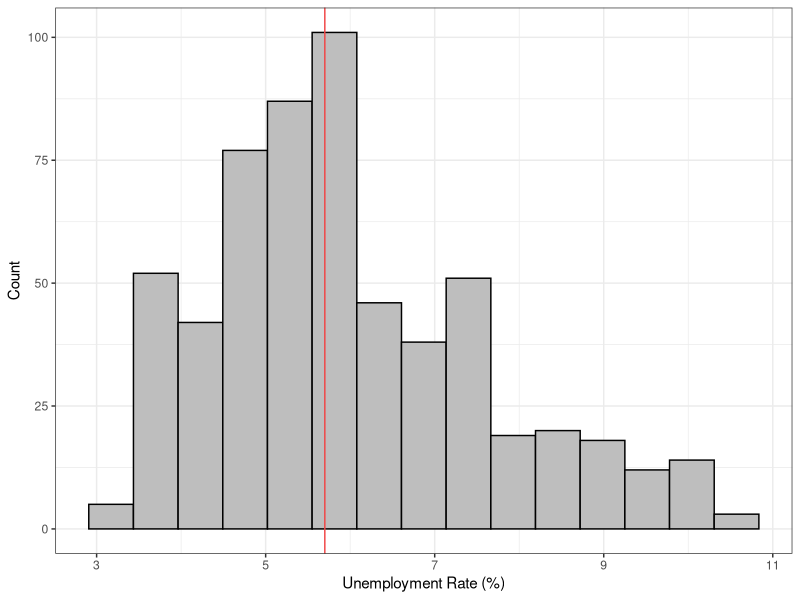

Reproduce this figure in R. (Note: this script raises an error after producing the figure.)
# load libraries
library(kableExtra)                     # for printing tables
library(cowplot)                        # for side by side plots
library(lubridate)                      # for dealing with dates
library(maps)                           # for creating maps
library(tidyverse)

# read in the cleaned data
setwd("~/Desktop/STAT471/unemployment-project")
econ_train = read_tsv(file = "data/clean/econ_train.tsv")
econ_test = read_tsv(file = "data/clean/econ_test.tsv")

# count number of test and train observations and number of filters
test_obs = nrow(econ_train)
train_obs = nrow(econ_test)
total_obs = test_obs + train_obs
num_features = ncol(econ_train)

 
# Variation in response variable 
histogram_unemploy = econ_train %>%
  ggplot(aes(x = UNRATE)) +
  geom_histogram(bins = 15, fill = "grey", col =  "black") +
  labs(x = "Unemployment Rate (%)", 
       y = "Count") +
  # add vertical line at the median value for unemployment rate
  geom_vline(xintercept = median(econ_train$UNRATE), color = "#f04546") + 
  theme_bw()
# save the plot
ggsave(filename = "~/Desktop/STAT471/unemployment-project/results/histogram_unemploy.png", 
       plot = histogram_unemploy, 
       device = "png", 
       width = 8, 
       height = 5)

#accesss independence of time series data
pct <- function(x) {x / lag(x) - 1}
combinded = rbind(econ_train, econ_test) 
mean_change = combinded %>% 
  mutate(change = UNRATE - lead(UNRATE)) %>% 
  dplyr::select(change) %>% na.omit() %>%
  summarise(mean(abs(change)))  
sd_UNRATE = sd(combinded$UNRATE)

# which 10 years have the highest unemployment rates
top_10_unemploy = econ_train %>%
  mutate(year = year(date)) %>% #add year columns
  group_by(year) %>%  #group by year 
  summarise(UNRATE = mean(UNRATE)) %>% 
  ungroup() %>%
  arrange(desc(UNRATE)) %>%
  head(10)
top_10_unemploy %>% 
  kable(format = "latex", row.names = NA, 
        booktabs = TRUE, digits = 1) %>%
  kable_styling(position = "center") %>%
  save_kable(file =
               "~/Desktop/STAT471/unemployment-project/results/top_10_unemploy.pdf", 
             self_contained = T)

# Calculate mean unemployment 

# All data 
mean_all_years = econ_train %>%
  summarise("Time" = "1960-2020", "Unemployment Rate" = mean(UNRATE))
# After 2010
mean_last_10years = econ_train %>% 
  filter(date > as.Date("2010-01-01")) %>%
  summarise("Time" = "2010-2020", "Unemployment Rate" = mean(UNRATE))
# combine two metrics
mean_unemploy = rbind(mean_all_years, mean_last_10years) 

mean_unemploy  %>% 
  kable(format = "latex", row.names = NA, 
        booktabs = TRUE, digits = 2) %>%
  kable_styling(position = "center") %>%
  save_kable(file =
               "~/Desktop/STAT471/unemployment-project/results/mean-unemployment-chart.pdf", 
             self_contained = T)

#Plot unemployment by year 

# set colors to use for graphs 
cols <- c("Total U.S."= "#3591d1","Mean Unemployment (1972-2021)"= "#f04546")

# plot both unemployment rates for all years
all_year_plot = econ_train %>% 
  ggplot() + 
  geom_line(mapping = aes(x=date,y=UNRATE, colour = "Total U.S.")) +
  geom_hline(yintercept = median(econ_train$UNRATE), 
             colour = "#f04546", linetype='dashed') +
  ggtitle("Total U.S. Unemployment (1960-2020)") + 
  theme_bw() +
  scale_colour_manual(name="Metric",values=cols)  +
  labs(
    x = "Date",
    y = "Unemployment Rate"
  )
# save the plot
ggsave(filename = "~/Desktop/STAT471/unemployment-project/results/all-year-comparison-plot.png", 
       plot = all_year_plot, 
       device = "png", 
       width = 8, 
       height = 5)

# Plot phillips curve (inflation by unemployment) 
phillips_curve_US = econ_train %>% 
  summarise(year = year(date), UNRATE, FPCPITOTLZGUSA) %>% 
  group_by(year) %>% 
  summarise(unemployment_rate = mean(UNRATE), 
            inflation = mean(FPCPITOTLZGUSA)) %>% ungroup() %>%
  ggplot() + 
  geom_line(mapping = aes(x=unemployment_rate,y=inflation), color = "#3591d1") +
  ggtitle("Inflation vs. Unemployment Rate") + 
  theme_bw() +
  labs(
    x = "Unemployment Rate",
    y = "Inflation"
  )
# save the plot
ggsave(filename = 
         "~/Desktop/STAT471/unemployment-project/results/phillips-curve-us-plot.png", 
       plot = phillips_curve_US, 
       device = "png", 
       width = 8, 
       height = 5)
 
# Plot unemployment rate vs. federal funds rate
fed_funds_plot = econ_train %>% filter(date > as.Date("2000-01-01")) %>% 
  ggplot() + 
  geom_line(mapping = aes(x= FEDFUNDS,y=UNRATE), color = "#3591d1") +
  ggtitle("Unemployment Rate vs. Federal Funds Rate (2000-2020)") + 
  theme_bw() +
  labs(
    x = "Federal Funds Rate",
    y = "Unemployment Rate"
  )
# save the plot
ggsave(filename = 
         "~/Desktop/STAT471/unemployment-project/results/fed-funds-plot.png", 
       plot = fed_funds_plot, 
       device = "png", 
       width = 8, 
       height = 5)

# Examine variation in features 

set.seed(3)
#randomly select features to look at variation of
vars_for_variation = names(econ_train)[sample(1:length(econ_train), 4, replace=FALSE)]

#plot histogram of selected features distribution 
h1 = econ_train %>%
  ggplot(aes(x = CES0600000006)) +
  geom_histogram(bins = 15, fill = "grey", col =  "black") +
  labs(x = "Number goods producing employees (thousands)", 
       y = "Count") +
  # add vertical line at the median value for unemployment rate
  geom_vline(xintercept = median(econ_train$CES0600000006), color = "#f04546") + 
  theme_bw()
h2 = econ_train %>%
  ggplot(aes(x = A133RL1Q225SBEA)) +
  geom_histogram(bins = 15, fill = "grey", col =  "black") +
  labs(x = "Change Real Motor Vechicle Output (%)", 
       y = "Count") +
  # add vertical line at the median value for unemployment rate
  geom_vline(xintercept = median(econ_train$A133RL1Q225SBEA), color = "#f04546") + 
  theme_bw()
h3 = econ_train %>%
  ggplot(aes(x = A014RE1A156NBEA)) +
  geom_histogram(bins = 15, fill = "grey", col =  "black") +
  labs(x = "Change in private inventories (%)", 
       y = "Count") +
  # add vertical line at the median value for unemployment rate
  geom_vline(xintercept = median(econ_train$A014RE1A156NBEA), color = "#f04546") + 
  theme_bw()
h4 = econ_train %>%
  ggplot(aes(x = A001RO1Q156NBEA)) +
  geom_histogram(bins = 15, fill = "grey", col =  "black") +
  labs(x = "Change Real Gross National Product (%) ", 
       y = "Count") +
  # add vertical line at the median value for unemployment rate
  geom_vline(xintercept = median(econ_train$A001RO1Q156NBEA), color = "#f04546") + 
  theme_bw()
#combine all the histograms into one plot
variation_features_plot = plot_grid(h1, h2, h3, h4, nrow = 2)
# save the plot
ggsave(filename = 
         "~/Desktop/STAT471/unemployment-project/results/var-features-plot.png", 
       plot = variation_features_plot , 
       device = "png", 
       width = 8, 
       height = 5)

# Examine unemployment by thousands of employees 

# logging plot
employees_logging_plot = econ_train %>% 
  ggplot() + 
  geom_line(mapping = aes(x= CES1011330001, y = UNRATE), color = "#3591d1") +
  ggtitle(" Logging") + 
  theme_bw() +
  theme(axis.title.x = element_text(size = 8)) +
  theme(axis.title.y = element_text(size = 8)) +
  labs(
    x = "Logging Employees (thousands)",
    y = "Unemployment Rate"
  )

# shipping and boating 
employees_shipping_boating_plot = econ_train %>% 
  ggplot() + 
  geom_line(mapping = aes(x= CES3133660001, y = UNRATE), color = "#3591d1") +
  ggtitle("Shipping and Boating") + 
  theme_bw() +
  theme(axis.title.x = element_text(size = 8)) +
  theme(axis.title.y = element_text(size = 8)) +
  labs(
    x = "Shipping and Boating Employees (thousands)",
    y = "Unemployment Rate"
  )

# information plot
employees_information_plot = econ_train %>% 
  ggplot() + 
  geom_line(mapping = aes(x= CEU5000000001, y = UNRATE), color = "#3591d1") +
  ggtitle("Information") + 
  theme_bw() +
  theme(axis.title.x = element_text(size = 8)) +
  theme(axis.title.y = element_text(size = 8)) +
  labs(
    x = "Information Employees (thousands)",
    y = "Unemployment Rate"
  )

# information plot after 2000, since likely meaningless before then
employees_information_plot_after_2000 = econ_train %>% 
  filter(date > as.Date("2000-01-01")) %>%
  ggplot() + 
  geom_line(mapping = aes(x= CEU5000000001, y = UNRATE), color = "#3591d1") +
  ggtitle("Information (2000-2020)") + 
  theme_bw() +
  theme(axis.title.x = element_text(size = 8)) +
  theme(axis.title.y = element_text(size = 8)) +
  labs(
    x = "Information Employees (thousands)",
    y = "Unemployment Rate"
  )

# federal plot, suggests numbner might increase during high unemployment 
employees_federal_plot = econ_train %>% 
  ggplot() + 
  geom_line(mapping = aes(x= CES9091000001, y = UNRATE), color = "#3591d1") +
  ggtitle("Federal") + 
  theme_bw() +
  theme(axis.title.x = element_text(size = 8)) +
  theme(axis.title.y = element_text(size = 8)) +
  labs(
    x = "Federal Employees (thousands)",
    y = "Unemployment Rate"
  )

employees_plot = plot_grid(employees_logging_plot, employees_shipping_boating_plot, employees_information_plot, employees_information_plot_after_2000, employees_federal_plot, rnow = 3)

# save the plot
ggsave(filename = 
         "~/Desktop/STAT471/unemployment-project/results/employees_plot.png", 
       plot = employees_plot, 
       device = "png", 
       width = 8, 
       height = 5)

# examine unemployment by hours of work, issue is still classifed as employed even if hours change

# hours manufacturing plot
hours_production_manufacturing_plot = econ_train %>% 
  ggplot() + 
  geom_line(mapping = aes(x= AWHMAN, y = UNRATE), color = "#3591d1") +
  ggtitle("Manufacturing") + 
  theme_bw() +
  theme(axis.title.x = element_text(size = 8)) +
  theme(axis.title.y = element_text(size = 8)) +
  labs(
    x = "Hours Production",
    y = "Unemployment Rate"
  )

# hours mining and logging plot
hours_production_mining_logging_plot = econ_train %>% 
  ggplot() + 
  geom_line(mapping = aes(x= CES1000000007, y = UNRATE), color = "#3591d1") +
  ggtitle("Mining/Logging") + 
  theme_bw() +
  theme(axis.title.x = element_text(size = 8)) +
  theme(axis.title.y = element_text(size = 8)) +
  labs(
    x = "Hours Production",
    y = "Unemployment Rate"
  )

# hours construction plot
hours_production_construction_plot = econ_train %>% 
  ggplot() + 
  geom_line(mapping = aes(x= CEU2000000007, y = UNRATE), color = "#3591d1") +
  ggtitle("Construction") + 
  theme_bw() +
  theme(axis.title.x = element_text(size = 8)) +
  theme(axis.title.y = element_text(size = 8)) +
  labs(
    x = "Hours Production",
    y = "Unemployment Rate"
  )

hours_production_plot = plot_grid(hours_production_manufacturing_plot, hours_production_mining_logging_plot, hours_production_construction_plot, nrow = 1)

# save the plot
ggsave(filename = 
         "~/Desktop/STAT471/unemployment-project/results/hours_production_plot.png", 
       plot = hours_production_plot, 
       device = "png", 
       width = 12, 
       height = 4)

# government social benefits: to persons: Federal: Benefits from social insurance funds: Unemployment insurance, as increases so should 
social_benefits_plot = econ_train %>% 
  filter(A1589C1A027NBEA <mean(econ_train$A1589C1A027NBEA)*5) %>% #remove a crazy outliar 
  ggplot() + 
  geom_line(mapping = aes(x= A1589C1A027NBEA, y = UNRATE), color = "#3591d1") +
  ggtitle("Social Benefits to Persons") + 
  theme_bw() +
  theme(axis.title.x = element_text(size = 8)) +
  theme(axis.title.y = element_text(size = 8)) +
  labs(
    x = "Government social benefits: to person",
    y = "Unemployment Rate"
  )

# net government saving: Imputations
net_gov_savings_plot = econ_train %>% 
  ggplot() + 
  geom_line(mapping = aes(x= A2010C1A027NBEA, y = UNRATE), color = "#3591d1") +
  ggtitle("Net government saving") + 
  theme_bw() +
  theme(axis.title.x = element_text(size = 8)) +
  theme(axis.title.y = element_text(size = 8)) +
  labs(
    x = "Net government saving",
    y = "Unemployment Rate"
  )

# real Consumption of Fixed Capital: Private
consumption_fixed_capital_plot = econ_train %>% 
  ggplot() + 
  geom_line(mapping = aes(x= A024RL1A225NBEA, y = UNRATE), color = "#3591d1") +
  ggtitle("Real Consumption of Fixed Capital: Private") + 
  theme_bw() +
  theme(axis.title.x = element_text(size = 8)) +
  theme(axis.title.y = element_text(size = 8)) +
  labs(
    x = "Real Consumption of Fixed Capital: Private",
    y = "Unemployment Rate"
  )

# real Disposable Personal Income
disposable_personal_income_plot = econ_train %>% 
  ggplot() + 
  geom_line(mapping = aes(x= A067RL1A156NBEA, y = UNRATE), color = "#3591d1") +
  ggtitle("Real Disposable Personal Income") + 
  theme_bw() +
  theme(axis.title.x = element_text(size = 8)) +
  theme(axis.title.y = element_text(size = 8)) +
  labs(
    x = "Real Disposable Personal Income",
    y = "Unemployment Rate"
  )

#combine plots
gdp_plots = plot_grid(social_benefits_plot, net_gov_savings_plot, consumption_fixed_capital_plot, disposable_personal_income_plot, nrow = 2)

# save the plot
ggsave(filename = 
         "~/Desktop/STAT471/unemployment-project/results/gdp_plots.png", 
       plot = gdp_plots, 
       device = "png", 
       width = 10, 
       height = 6)
